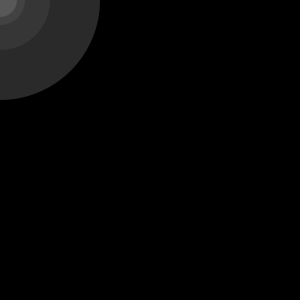
Frame 1 (no input)
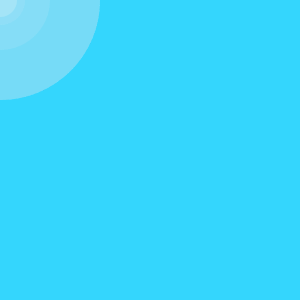
Frame 60 (the mouse pressed at the canvas centre just before this capture)
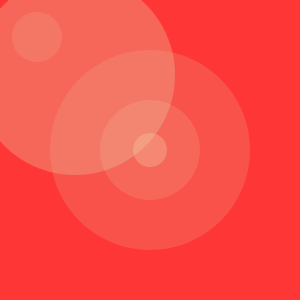
Frame 120 (the mouse held since frame 60 and released just before this capture)

The Processing sketch that drew these frames (run headless with seeded random() and noise(); from frame 60 on, the mouse is pressed at the canvas centre):

// Processing sketch: processing_35655
// ── processing_35655.pde

void setup(){
  size(300,300);
  background(mouseY-mouseY,0,mouseX-mouseY,980);
  colorMode(HSB,757);
}

int x=mouseX;

void draw(){
  fill(x,2*width,2*x,height);
  noStroke();
  
rectMode(CORNERS);
  rect(x,0,0,height);
  x++;
  
fill(mouseX,mouseY,800,90);
noStroke();

  ellipse(mouseX,mouseX,34,34);
  x++;
  
fill(mouseX,mouseY,700,50);
 ellipse(mouseY,mouseY,100,100); 
 x++;
 
  ellipse(mouseX/2,mouseY/2,200,200);
x++;

  ellipse(mouseX/4,mouseY/4,50,50);
x++;
  ellipse(mouseX/2,mouseY/2,200,200);
x++;
 ellipse(mouseX,mouseY,200,200);
x++;
}

void mouseDragged(){
  
  fill(x,178,x,867);
 
  ellipse(3*mouseX,mouseY,2*mouseX,15);
  
  x++;
}
void mousePressed(){

  background(135,255,899,456);
  fill(mouseX-mouseY,mouseY/4,2*height,mouseY-mouseX);
  x++;
  
  background(555,55,59,45);
  fill(mouseX,mouseY/4,2*height,mouseY);
  x++;
  
}
